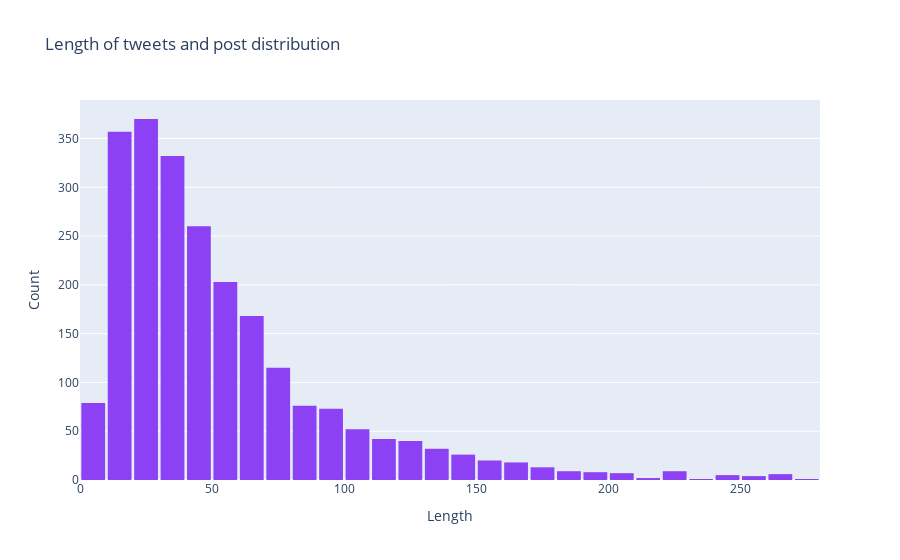

This figure's notebook cell:
### Markdown cell above
Distribution of tweets and post length:

Using the `plotly` module, a histogram is built using `graph_objs.Histogram` to store the data (`lens`) and `graph_objs.Layout` to form the layout of the graph. The figure is then created and rendered using `graph.Figure` and `offline.iplot`. The data shows that most sentences are around 10-39 characters long.

### Code cell
data = [go.Histogram(x=lens, xbins=dict(start=0, end=8000, size=10), marker=dict(color='#8c42f4'))]
layout = go.Layout(
                  title='Length of tweets and post distribution',                  
                  xaxis=dict(title='Length'),
                  yaxis=dict(title='Count'),
                  bargap=0.1)
fig = go.Figure(data=data, layout=layout)
py.iplot(fig, filename='length histogram')

### Figure 1 — Plotly figure (JSON) as saved in the notebook; plotly's stock layout.template omitted (floating-point values rounded to 4 significant figures; data arrays with more than 128 entries replaced by an {"elided": "..."} marker saying what was removed)
{"data": [{"marker": {"color": "#8c42f4"}, "type": "histogram", "x": {"elided": "2328 int values"}, "xbins": {"end": 8000, "size": 10, "start": 0}}], "layout": {"bargap": 0.1, "title": {"text": "Length of tweets and post distribution"}, "xaxis": {"title": {"text": "Length"}}, "yaxis": {"title": {"text": "Count"}}}}
